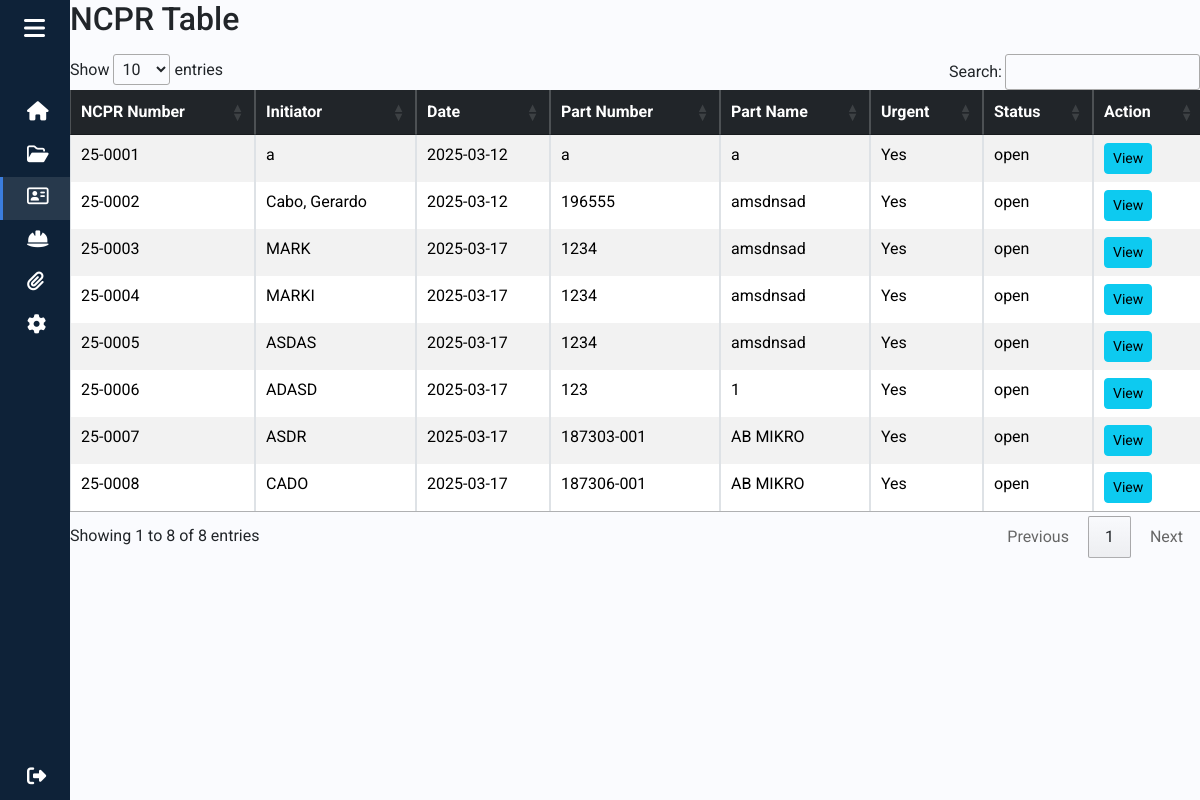
The page /ncprlist_engineer.php on the database its author committed.
### tables this page shows
CREATE TABLE `ncpr_table` (
  `id` int(255) NOT NULL,
  `initiator` varchar(255) NOT NULL,
  `ncpr_num` varchar(7) DEFAULT NULL,
  `date` varchar(255) NOT NULL,
  `part_number` varchar(255) NOT NULL,
  `part_name` varchar(255) NOT NULL,
  `process` varchar(255) NOT NULL,
  `urgent` varchar(255) NOT NULL,
  `status` varchar(255) DEFAULT NULL,
  `issue` varchar(255) NOT NULL,
  `awpi` varchar(255) NOT NULL,
  `dc` varchar(255) NOT NULL,
  `deviation` varchar(255) NOT NULL,
  `repeating` varchar(255) NOT NULL,
  `cavity` varchar(255) NOT NULL,
  `machine` varchar(255) NOT NULL,
  `ref` varchar(255) NOT NULL,
  `bg` varchar(255) NOT NULL,
  `one` varchar(255) NOT NULL,
  `one_one` varchar(255) NOT NULL,
  `two` varchar(255) NOT NULL,
  `two_one` varchar(255) NOT NULL,
  `three` varchar(255) NOT NULL,
  `three_one` varchar(255) NOT NULL,
  `four` varchar(255) NOT NULL,
  `five` varchar(255) NOT NULL,
  `six` varchar(255) NOT NULL,
  `seven` varchar(255) NOT NULL,
  `seven_one` varchar(255) NOT NULL,
  `seven_two` varchar(255) NOT NULL,
  `eight` varchar(255) NOT NULL,
  `eight_one` varchar(255) NOT NULL,
  `nine` varchar(255) NOT NULL,
  `nine_one` varchar(255) NOT NULL,
  `recall` varchar(255) NOT NULL,
  `fgparts` varchar(255) NOT NULL,
  `shipment` varchar(255) NOT NULL,
  `ship_sched` varchar(255) NOT NULL,
  `wip` varchar(255) NOT NULL,
  `stop_proc` varchar(255) NOT NULL,
  `location` varchar(255) NOT NULL,
  `mcs` varchar(255) NOT NULL,
  `mcs_details` varchar(255) NOT NULL,
  `customer_notif` varchar(255) NOT NULL,
  `dispo_id` int(11) NOT NULL
);

### ncprlist_engineer.php (the view, shortened to what this page needs)
<?php
include 'connection.php';
$query = "SELECT id, initiator, ncpr_num, date, part_number, part_name, status, urgent FROM ncpr_table";
$result = $conn->query($query);
?>
<!DOCTYPE html>
<html lang="en">
<head>
    <link rel="stylesheet" href="https://cdn.jsdelivr.net/npm/bootstrap@5.3.2/dist/css/bootstrap.min.css">
    <link rel="stylesheet" href="https://cdnjs.cloudflare.com/ajax/libs/font-awesome/6.7.2/css/all.min.css">
    <link rel="stylesheet" href="bootstrap/css/bootstrap.min.css">
    <link rel="stylesheet" href="fontawesome-free-6.7.2-web/css/all.min.css">
    <link rel="stylesheet" href="https://cdn.datatables.net/1.13.7/css/jquery.dataTables.min.css">
    <link rel="stylesheet" href="https://cdn.datatables.net/buttons/2.4.2/css/buttons.dataTables.min.css">
</head>
<body class="bg-white">
    <div class="wrapper bg-white">
        <aside id="sidebar">
            <div class="d-flex">
                <button class="toggle-btn" type="button">
                    <i class="fa-solid fa-bars"></i>
                </button>
            </div>
            <ul class="sidebar-nav">
                <li class="sidebar-item">
                    <a href="engineer_dashboard.php" class="sidebar-link">
                        <i class="fa-solid fa-house"></i>
                    </a>
                </li>
                <li class="sidebar-item">
                    <a href="ncprfiling.php" class="sidebar-link">
                        <i class="fa-regular fa-folder-open"></i>
                    </a>
                </li>
                <li class="sidebar-item active">
                    <a href="ncprlist_engineer.php" class="sidebar-link">
                        <i class="fa-regular fa-address-card"></i>
                    </a>
                </li>
                <li class="sidebar-item">
                    <a href="" class="sidebar-link">
                        <i class="fa-solid fa-helmet-safety"></i>
                    </a>
                </li>
                <li class="sidebar-item">
                    <a href="" class="sidebar-link">
                        <i class="fa-solid fa-paperclip"></i>
                    </a>
                </li>
                <li class="sidebar-item">
                    <a href="" class="sidebar-link">
                        <i class="fa-solid fa-gear"></i>
                    </a>
                </li>
            </ul>
            <div class="sidebar-footer">
                <a href="logout.php" class="sidebar-link">
                    <i class="fa-solid fa-right-from-bracket"></i>
                </a>
            </div>
        </aside>
        <div class="main">
            <div class="page-wrapper">
                <h2 class="mb-3">NCPR Table</h2>
                <table id="ncprTable" class="table table-bordered table-striped">
                    <thead class="table-dark">
                        <tr>
                            <th>NCPR Number</th>
                            <th>Initiator</th>
                            <th>Date</th>
                            <th>Part Number</th>
                            <th>Part Name</th>
                            <th>Urgent</th>
                            <th>Status</th>
                            <th>Action</th>
                        </tr>
                    </thead>
                    <tbody>
                        <?php while ($row = $result->fetch_assoc()): ?>
                            <tr>
                                <td><?php echo $row['ncpr_num']; ?></td>
                                <td><?php echo $row['initiator']; ?></td>
                                <td><?php echo $row['date']; ?></td>
                                <td><?php echo $row['part_number']; ?></td>
                                <td><?php echo $row['part_name']; ?></td>
                                <td><?php echo $row['urgent'] ? 'Yes' : 'No'; ?></td>
                                <td><?php echo $row['status']; ?></td>
                                <td>
                                    <button class="btn btn-info btn-sm view-btn" data-id="<?php echo $row['ncpr_num']; ?>" data-bs-toggle="modal" data-bs-target="#viewModal">
                                        View
                                    </button>
                                </td>
                            </tr>
                        <?php endwhile; ?>
                    </tbody>
                </table>
            </div>
        </div>
    </div>
</body>
</html>

### ncprlist_engineer.php (style rules this page uses)
a { text-decoration: none; }
li { list-style: none; }
body { font-family: 'Roboto', sans-serif; }
.wrapper { display: flex; }
.main { min-height: 100vh; width: 100%; overflow: hidden; transition: all 0.35s ease-in-out; background-color: #fafbfe; }
#sidebar { width: 70px; min-width: 70px; z-index: 1000; transition: all .25s ease-in-out; background-color: #0e2238; display: flex; flex-direction: column; }
.toggle-btn { background-color: transparent; cursor: pointer; border: 0; padding: 1rem 1.5rem; }
.toggle-btn i { font-size: 1.5rem; color: #FFF; }
.sidebar-nav { padding: 2rem 0; flex: 1 1 auto; }
a.sidebar-link { padding: .625rem 1.5rem; color: #FFF; display: block; font-size: 0.9rem; white-space: nowrap; border-left: 3px solid transparent; }
.sidebar-item, .sidebar-footer { position: relative; }
.sidebar-link i { font-size: 1.2rem; color: white; margin-right: 10px; }
.sidebar-item { position: relative; }
.sidebar-item.active a { background-color: rgba(255, 255, 255, 0.1); border-left: 3px solid #3b7ddd; color: #3b7ddd; }

### rows shown on the page
ncpr_table: ncpr_num "25-0001", initiator "a", date "2025-03-12", part_number "a", part_name "a", urgent "Yes", status "open"
ncpr_table: ncpr_num "25-0002", initiator "Cabo, Gerardo", date "2025-03-12", part_number "196555", part_name "amsdnsad", urgent "Yes", status "open"
ncpr_table: ncpr_num "25-0003", initiator "MARK", date "2025-03-17", part_number "1234", part_name "amsdnsad", urgent "Yes", status "open"
ncpr_table: ncpr_num "25-0004", initiator "MARKI", date "2025-03-17", part_number "1234", part_name "amsdnsad", urgent "Yes", status "open"
ncpr_table: ncpr_num "25-0005", initiator "ASDAS", date "2025-03-17", part_number "1234", part_name "amsdnsad", urgent "Yes", status "open"
ncpr_table: ncpr_num "25-0006", initiator "ADASD", date "2025-03-17", part_number "123", part_name "1", urgent "Yes", status "open"
ncpr_table: ncpr_num "25-0007", initiator "ASDR", date "2025-03-17", part_number "187303-001", part_name "AB MIKRO", urgent "Yes", status "open"
ncpr_table: ncpr_num "25-0008", initiator "CADO", date "2025-03-17", part_number "187306-001", part_name "AB MIKRO", urgent "Yes", status "open"
